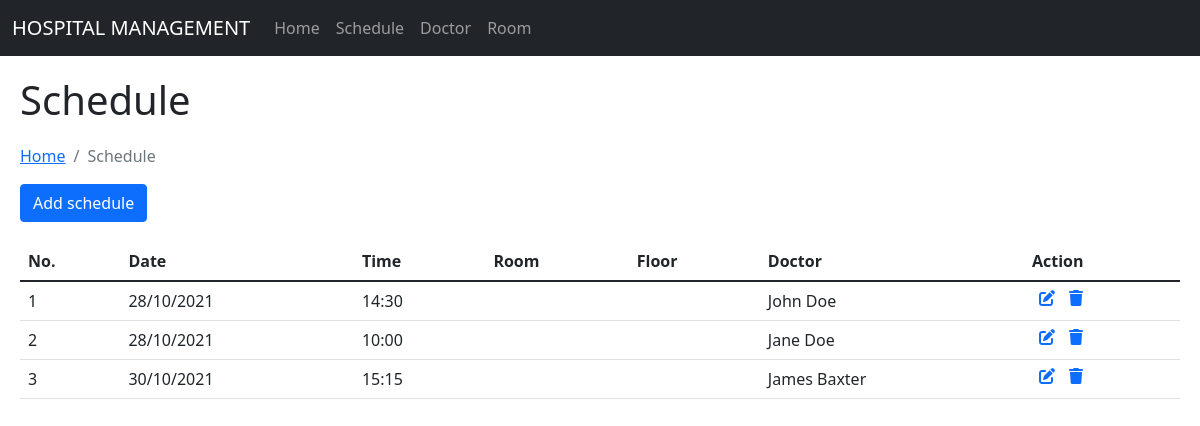
Before: /main/schedule.php with the older database file.
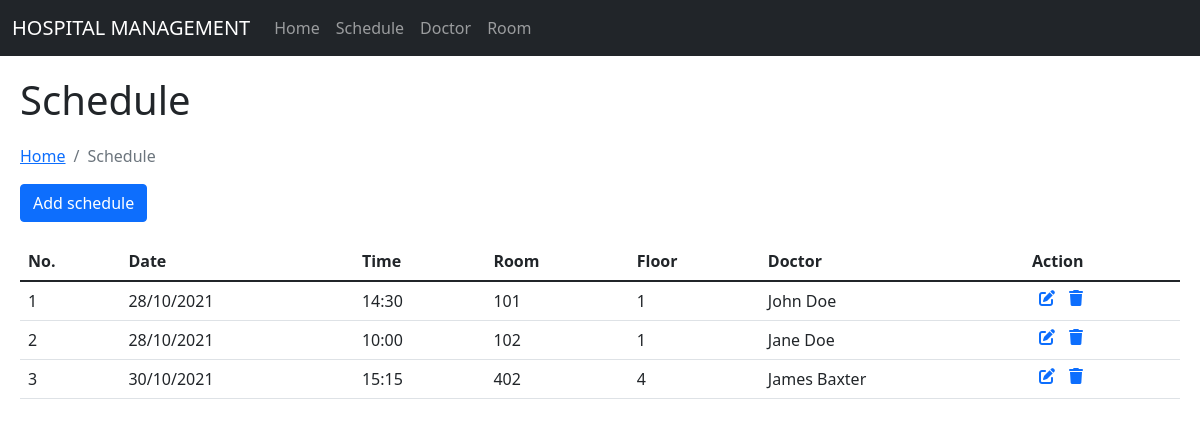
After: the same page with the newer database file.
### tables this page shows
CREATE TABLE schedule(
            id_room     INTEGER,
            id_doctor   INTEGER,
            date        INTEGER,
            month       INTEGER,
            year        INTEGER,
            hour        INTEGER,
            minute      INTEGER,
            FOREIGN KEY(id_room) REFERENCES room(id),
            FOREIGN KEY(id_doctor) REFERENCES doctors(id)
            );

CREATE TABLE doctors(
            id          INTEGER,
            first_name  TEXT NOT NULL,
            last_name   TEXT,
            field       TEXT,  
            email       TEXT NOT NULL UNIQUE,
            PRIMARY KEY(id)
            );

CREATE TABLE room(
            id          INTEGER,
            room_no      INTEGER,
            room_floor       INTEGER,
            room_type        TEXT,
            PRIMARY KEY(id)
            );

### main/schedule.php (the view, shortened to what this page needs)
<?php
    include('static/config.php');
?>
<html lang="en">
<head>
    <link href="https://cdn.jsdelivr.net/npm/bootstrap@5.1.3/dist/css/bootstrap.min.css" rel="stylesheet">
    <link rel="stylesheet" href="../styles/styles.css">
</head>
<body>
    <div>
        <?php include('static/navbar.php'); ?>
    </div>
    <div class="title">
        <h1>Schedule</h1>
    </div>
    <div class="app">
        <div class="list-title margin">
            <nav aria-label="breadcrumb">
                <ol class="breadcrumb">
                    <li class="breadcrumb-item"><a href="index.php">Home</a></li>
                    <li class="breadcrumb-item active" aria-current="page">Schedule</li>
                </ol>
            </nav>
            <div class="div-button-add">
                <a href="add-schedule.php">
                    <button type="button" class="btn btn-primary">
                        Add schedule
                    </button>
                </a>
            </div>
        </div>
        <div class="list-body margin">
            <table class="table table-hover">
                <thead>
                    <tr>
                        <th>No.</th>
                        <th>Date</th>
                        <th>Time</th>
                        <th>Room</th>
                        <th>Floor</th>
                        <th>Doctor</th>
                        <th>Action</th>
                    </tr>
                </thead>
                <tbody>
<?php
    $sql = mysqli_query($conn,
        "SELECT date,
                month,
                year,
                hour,
                minute,
                room_no,
                room_floor,
                first_name,
                last_name,
                schedule.id sched_id FROM schedule
            JOIN doctors ON schedule.id_doctor = doctors.id
            JOIN room ON schedule.id_room = room.id;");
    $count = 1;
    while($row=mysqli_fetch_array($sql))
        {
?>
                    <tr>
                        <td><?php echo $count;?></td>
                        <td><?php
                                echo $row['date'];
                                echo "/";
                                echo $row['month'];
                                echo "/";
                                echo $row['year'];?></td>
                        <td><?php
                                if ($row['hour'] <= 9){
                                    echo "0";
                                    echo $row['hour'];
                                }
                                else{
                                    echo $row['hour'];
                                }
                                echo ":";
                                if ($row['minute'] <= 9){
                                    echo "0";
                                    echo $row['minute'];
                                }
                                else{
                                    echo $row['minute'];}?></td>
                        <td><?php echo $row['room_no'];?></td>
                        <td><?php echo $row['room_floor'];?></td>
                        <td><?php
                                echo $row['first_name'];
                                echo $row['last_name'];?>
                        </td>
                        <td>
                            <div class="action-cell">
                                    <a  href="edit-schedule.php?id=<?php echo $row['sched_id'];?>"
                                        class="icon-edit">
                                        <i class="fas fa-edit"></i>
                                    </a>
                                    <a  href="schedule.php?id=<?php echo $row['sched_id']?>&del=delete"
                                        onClick="return confirm('Are you sure you want to delete?')"
                                        class="icon-edit">
                                        <i class="fas fa-trash"></i>
                                    </a>
                            </div>
                        </td>
                    </tr>
<?php
    $count=$count+1;
       }?>
                </tbody>
            </table>
        </div>
    </div>
</body>
</html>

### main/static/navbar.php (shortened to what this page needs)
<nav class="navbar navbar-expand-lg navbar-dark bg-dark">
  <div class="container-fluid">
    <a class="navbar-brand" href="index.php">HOSPITAL MANAGEMENT</a>
    <div class="collapse navbar-collapse" id="navbarNav">
      <ul class="navbar-nav">
        <li class="nav-item">
          <a class="nav-link" href="index.php">Home</a>
        </li>
        <li class="nav-item">
          <a class="nav-link" href="schedule.php">Schedule</a>
        </li>
        <li class="nav-item">
          <a class="nav-link" href="doctor.php">Doctor</a>
        </li>
        <li class="nav-item">
          <a class="nav-link" href="room.php">Room</a>
        </li>
      </ul>
    </div>
  </div>
</nav>

### styles/styles.css (style rules this page uses)
.title { margin: 20px; }
.margin { margin: 20px; }
.icon-edit { padding:0px 7px 0px 7px; }
.action-cell { display: flex; flex-direction: row; width: 20px; }

Changed rows visible on the page:
changed through a linked row, schedule "John": id_room.room_no (not shown) → "101"; id_room.room_floor (not shown) → "1"
changed through a linked row, schedule "Jane": id_room.room_no (not shown) → "102"; id_room.room_floor (not shown) → "1"
changed through a linked row, schedule "James": id_room.room_no (not shown) → "402"; id_room.room_floor (not shown) → "4"
